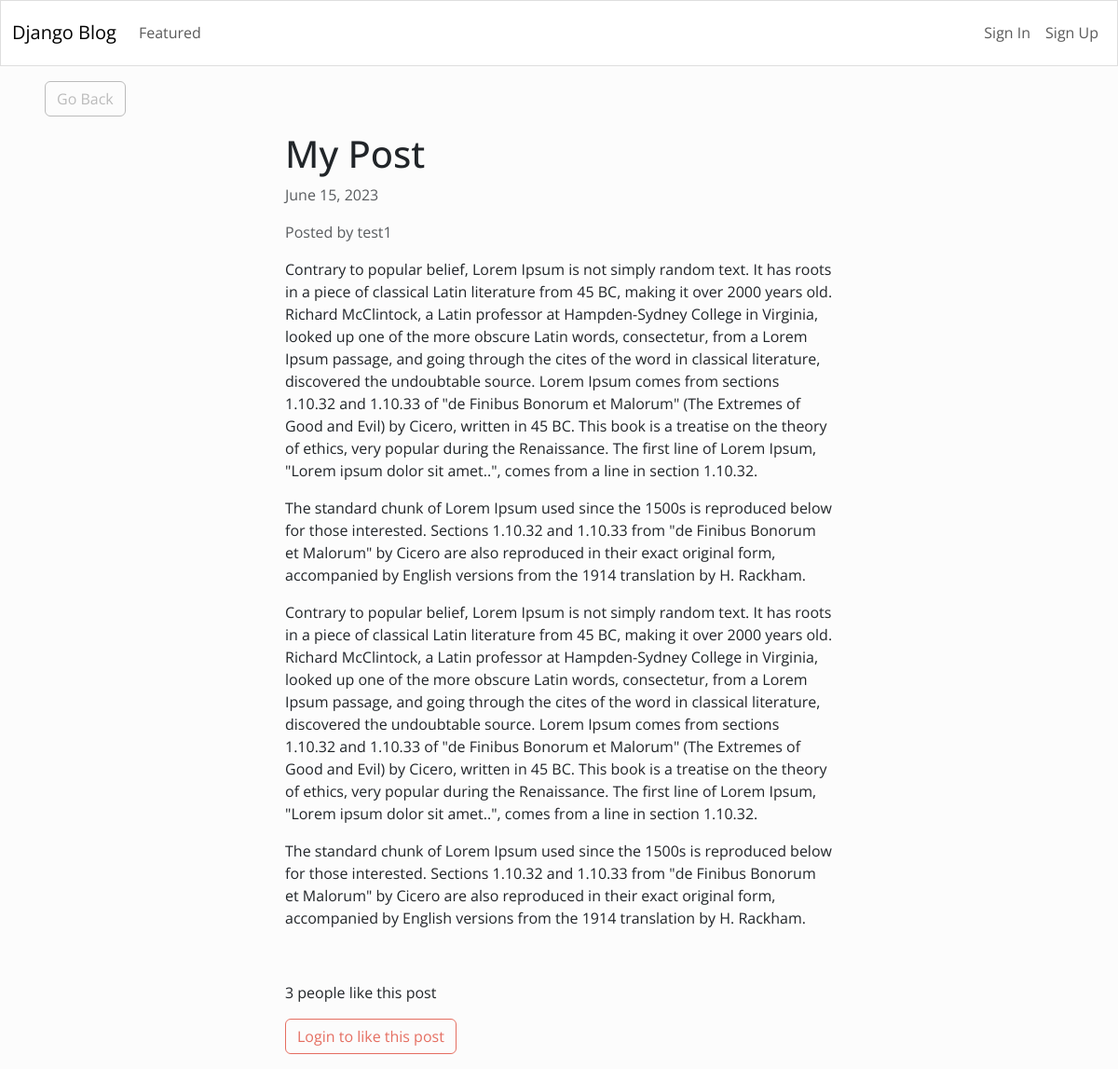
Screenshot of /3/ with the database file from the repository.
### Blog/models.py (models this page shows)
class Article(models.Model):
    title = models.CharField(max_length=255)
    content = HTMLField()
    date = models.DateField(auto_now_add=True)
    author = models.ForeignKey(User, on_delete=models.CASCADE)
    featured = models.BooleanField(default=False)
    likes = models.ManyToManyField(User, related_name='likes', blank=True)

### Blog/views.py (the view, shortened to what this page needs)
# urls.py: path('<int:pk>/', DetailArticleView.as_view(), name='detail_article'),
class DetailArticleView(DetailView):
    model = Article
    template_name = 'Blog/blog_post.html'

### Blog/templates/blog/blog_post.html (shortened to what this page needs)
{% extends 'Blog/base.html' %}
{% block content %}
<div class="row">
    <div class="col-md-4 col-12 mx-md-5 mx-2 mt-md-3 my-3">
        <a class="btn btn-outline-secondary" href="{% url 'index' %}">
        Go Back</a>
    </div>
</div>
<div class="row">
    <div class="col-md-6 col-11 mx-md-auto mb-3 pb-2 mx-3">
        <h1>{{ object.title }}</h1>
        <p class="text-muted">{{ object.date }}</p>
        <p class="text-muted">Posted by {{ object.author.username }}</p>
        <div class="mx-md-0 mx-3">
            {{ object.content|safe }}
        </div>
    </div>
</div>
<div class="row my-3">
	<div class="col-md-6 col-12 mx-md-auto mx-3">
		{% if object.likes.count == 1 %}
			<p>{{ object.likes.count }} person likes this post</p>
		{% else %}
			<p>{{ object.likes.count }} people like this post</p>
		{% endif %}
		{% if request.user.is_authenticated %}
			{% if liked_by_user %}
				<form method="POST" action="{% url 'like_article' object.id %}">
					{% csrf_token %}
					<button class="btn btn-outline-primary"><ion-icon name="heart-dislike-outline"></ion-icon> Unlike this post</button>
				</form>
			{% else %}
				<form method="POST" action="{% url 'like_article' object.id %}">
					{% csrf_token %}
					<button class="btn btn-outline-primary"><ion-icon name="heart-outline"></ion-icon> Like this post</button>
				</form>
			{% endif %}
		{% else %}
			<button class="btn btn-outline-primary" disabled> Login to like this post</button>
		{% endif %}
	</div>
</div>
{% endblock content %}

### rows the page displays
Article: title "My Post", date "June 15, 2023", author.username "test1", content "Contrary to popular belief, Lorem Ipsum is not simply random text. It has roots in a piece of classical Latin literature from 45 BC, making it over 2000 years old. Richard McClintock, a Latin professor at Hampden-Sydney College in Virginia, looked up one of the more obscure Latin words, consectetur, from a Lorem Ipsum passage, and going through the cites of the word in classical literature, discovered the undoubtable source. Lorem Ipsum comes from sections 1.10.32 and 1.10.33 of \"de Finibus Bonorum et Malorum\" (The Extremes of Good and Evil) by Cicero, written in 45 BC. This book is a treatise on the theory of ethics, very popular during the Renaissance. The first line of Lorem Ipsum,…", likes.count "3"
